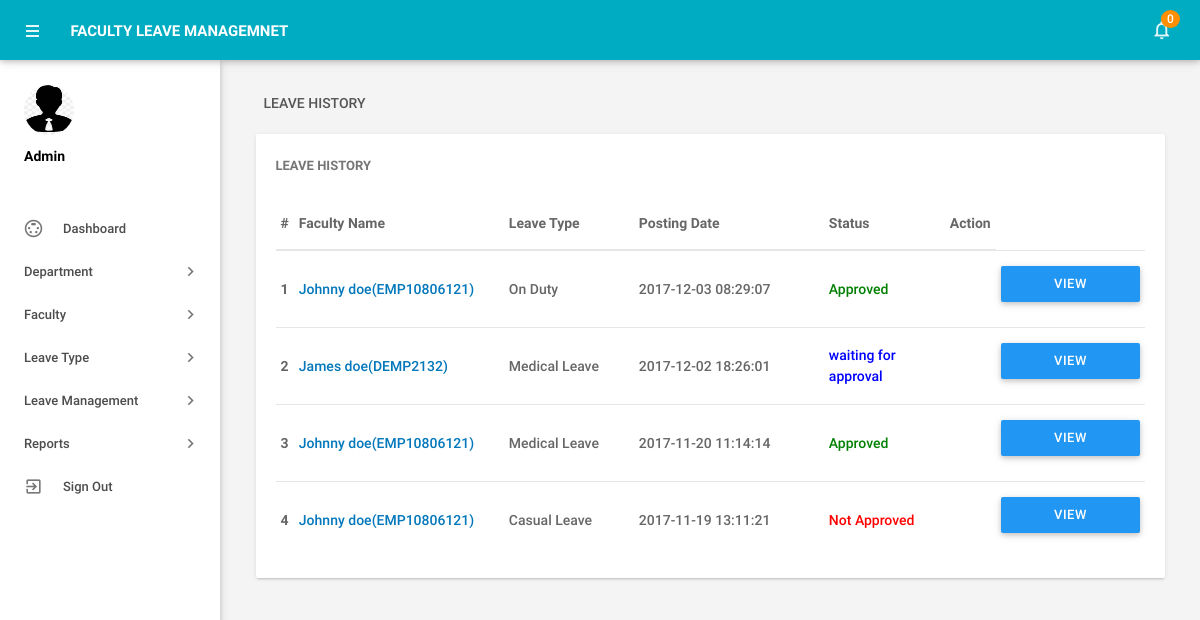
The page /admin/leaves.php (signed in) on the database its author committed.
### tables this page shows
CREATE TABLE IF NOT EXISTS `tblleaves` (
  `id` int(11) NOT NULL,
  `LeaveType` varchar(110) NOT NULL,
  `ToDate` varchar(120) NOT NULL,
  `FromDate` varchar(120) NOT NULL,
  `Description` mediumtext NOT NULL,
  `PostingDate` timestamp NOT NULL DEFAULT CURRENT_TIMESTAMP,
  `AdminRemark` mediumtext,
  `AdminRemarkDate` varchar(120) DEFAULT NULL,
  `Status` int(1) NOT NULL,
  `IsRead` int(1) NOT NULL,
  `empid` int(11) DEFAULT NULL
);

CREATE TABLE IF NOT EXISTS `tblemployees` (
  `id` int(11) NOT NULL,
  `EmpId` varchar(100) NOT NULL,
  `FirstName` varchar(150) NOT NULL,
  `LastName` varchar(150) NOT NULL,
  `EmailId` varchar(200) NOT NULL,
  `Password` varchar(180) NOT NULL,
  `Gender` varchar(100) NOT NULL,
  `Dob` varchar(100) NOT NULL,
  `Department` varchar(255) NOT NULL,
  `Address` varchar(255) NOT NULL,
  `City` varchar(200) NOT NULL,
  `Country` varchar(150) NOT NULL,
  `Phonenumber` char(11) NOT NULL,
  `Status` int(1) NOT NULL,
  `RegDate` timestamp NOT NULL DEFAULT CURRENT_TIMESTAMP
);

### admin/leaves.php (the view, shortened to what this page needs)
<?php
include('includes/config.php');
if(strlen($_SESSION['alogin'])==0)
    {
header('location:index.php');
}
else{
 ?>
<!DOCTYPE html>
<html lang="en">
    <head>
        <link type="text/css" rel="stylesheet" href="../assets/plugins/materialize/css/materialize.min.css"/>
        <link href="../assets/plugins/material-preloader/css/materialPreloader.min.css" rel="stylesheet">
        <link href="../assets/plugins/datatables/css/jquery.dataTables.min.css" rel="stylesheet">
                <link href="../assets/plugins/google-code-prettify/prettify.css" rel="stylesheet" type="text/css"/>
        <link href="../assets/css/alpha.min.css" rel="stylesheet" type="text/css"/>
        <link href="../assets/css/custom.css" rel="stylesheet" type="text/css"/>
    </head>
    <body>
       <?php include('includes/header.php');?>
       <?php include('includes/sidebar.php');?>
            <main class="mn-inner">
                <div class="row">
                    <div class="col s12">
                        <div class="page-title">Leave History</div>
                    </div>
                    <div class="col s12 m12 l12">
                        <div class="card">
                            <div class="card-content">
                                <span class="card-title">Leave History</span>
                                <table id="example" class="display responsive-table ">
                                    <thead>
                                        <tr>
                                            <th>#</th>
                                            <th width="200">Faculty Name</th>
                                            <th width="120">Leave Type</th>
                                             <th width="180">Posting Date</th>
                                            <th>Status</th>
                                            <th align="center">Action</th>
                                        </tr>
                                    </thead>
                                    <tbody>
<?php $sql = "SELECT tblleaves.id as lid,tblemployees.FirstName,tblemployees.LastName,tblemployees.EmpId,tblemployees.id,tblleaves.LeaveType,tblleaves.PostingDate,tblleaves.Status from tblleaves join tblemployees on tblleaves.empid=tblemployees.id order by lid desc";
$query = $dbh -> prepare($sql);
$query->execute();
$results=$query->fetchAll(PDO::FETCH_OBJ);
$cnt=1;
if($query->rowCount() > 0)
{
foreach($results as $result)
{
      ?>
                                        <tr>
                                            <td> <b><?php echo htmlentities($cnt);?></b></td>
                                              <td><a href="editemployee.php?empid=<?php echo htmlentities($result->id);?>" target="_blank"><?php echo htmlentities($result->FirstName." ".$result->LastName);?>(<?php echo htmlentities($result->EmpId);?>)</a></td>
                                            <td><?php echo htmlentities($result->LeaveType);?></td>
                                            <td><?php echo htmlentities($result->PostingDate);?></td>
                                                                       <td><?php $stats=$result->Status;
if($stats==1){
                                             ?>
                                                 <span style="color: green">Approved</span>
                                                 <?php } if($stats==2)  { ?>
                                                <span style="color: red">Not Approved</span>
                                                 <?php } if($stats==0)  { ?>
 <span style="color: blue">waiting for approval</span>
 <?php } ?>
                                             </td>
          <td>
           <td><a href="leave-details.php?leaveid=<?php echo htmlentities($result->lid);?>" class="waves-effect waves-light btn blue m-b-xs"  > View Details</a></td>
                                    </tr>
                                         <?php $cnt++;} }?>
                                    </tbody>
                                </table>
                            </div>
                        </div>
                    </div>
                </div>
            </main>
        </div>
        <div class="left-sidebar-hover"></div>
    </body>
</html>
<?php } ?>

### rows shown on the page
tblleaves: tblemployees.FirstName+LastName "Johnny doe", tblemployees.EmpId "EMP10806121", LeaveType "On Duty", PostingDate "2017-12-03 08:29:07", Status "Approved"
tblleaves: tblemployees.FirstName+LastName "James doe", tblemployees.EmpId "DEMP2132", LeaveType "Medical Leave", PostingDate "2017-12-02 18:26:01", Status "waiting for approval"
tblleaves: tblemployees.FirstName+LastName "Johnny doe", tblemployees.EmpId "EMP10806121", LeaveType "Medical Leave", PostingDate "2017-11-20 11:14:14", Status "Approved"
tblleaves: tblemployees.FirstName+LastName "Johnny doe", tblemployees.EmpId "EMP10806121", LeaveType "Casual Leave", PostingDate "2017-11-19 13:11:21", Status "Not Approved"

### other values the page prints
$unreadcount "0"
